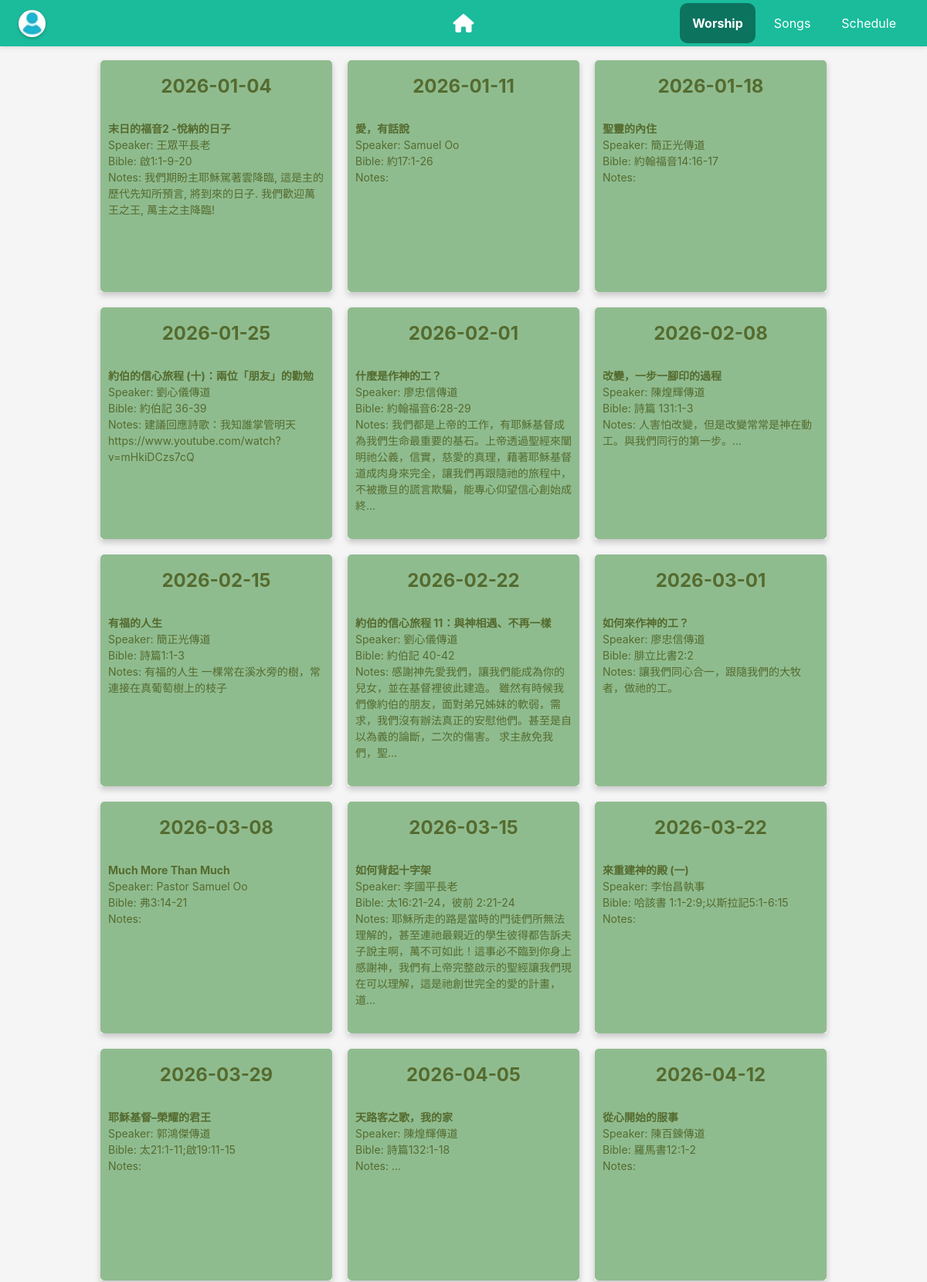
Screenshot of /worship (upper part) with the database file from the repository.
### tables this page shows
CREATE TABLE "sermon" (sermon_id INTEGER PRIMARY key, title text, speaker text, bible_verse text, keyword text, outline text, lang text, updated text default CURRENT_TIMESTAMP, date text);

CREATE TABLE "worship" (worship_id INTEGER PRIMARY KEY, title text, notes text, scheduled_date text, sermon_id int);

### web/index.py (the view)
@app.route("/worship")
def worship_home():
	sundays = Tools.allsundays()
	worship = Utils.worship_list()
	worship = [{'date': x, 'worship': next((y for y in worship if y['date'] == x), -1)} for x in sundays[1]]
	return render_template('worship/worship.html', worship=worship, sundays=sundays)

### app/db.py (called while the page is built)
def run(sql, db_name="worship.db"):
    return __execute(sql, para=None, db_name=db_name)

def run_para(sql, para, db_name="worship.db"):
    if type(para) is not list:
        para = [para]
    return __execute(sql, para=para, db_name=db_name)

def __execute(sql, db_name, para=None):
    try:
        con = open(db_name)
        cur = con.cursor()
        if para:
            result = cur.execute(sql, para).fetchall()
        else:
            result = cur.execute(sql).fetchall()
        con.commit()
        return result
    except Exception as e:
        print('error', e)
        return e
    finally:
        close()

def open(db_name):
    con = _connect_db(db_name)
    return con

def close():
    try:
        con.close()
        return None
    except Exception as e:
        return e

def _connect_db(db_name):
    path = os.path.dirname(os.path.dirname(os.path.realpath(__file__)))
    con = sqlite3.connect(os.path.join(path, 'db', db_name))
    return con

### app/tools.py (called while the page is built)
def allsundays():
    now = datetime.now()
    coming_sunday = (now + timedelta(days=6-now.weekday())).strftime("%Y-%m-%d")
    year = now.year
    d = date(year, 1, 1)
    d += timedelta(days = 6 - d.weekday())  # First Sunday
    sundays = []
    sundays.append(d.strftime("%Y-%m-%d"))
    while d.year == year:
        d += timedelta(days = 7)
        if d.year == year:
            sundays.append(d.strftime("%Y-%m-%d"))
    return [coming_sunday, sundays]

### app/utils.py (called while the page is built)
def get_worship_id(date):
    sql = "select worship_id from worship where scheduled_date = ?"
    r = dB.run_para(sql, date)[0]
    return r

### web/index.py (called while the page is built)
@app.after_request
def add_cache_headers(response):
    if request.path.startswith('/static/img/'):
        response.headers['Cache-Control'] = 'public, max-age=2592000, immutable'
    return response

@app.context_processor
def inject_worship_id():
    coming_sunday = __get_sundays()["sunday"]
    worship_id = Utils.get_worship_id(coming_sunday)[0]
    return dict(worship_id=worship_id)

def __get_sundays():
	sundays = Tools.allsundays()
	id = Utils.get_worship_id(sundays[0])[0]
	return dict(sunday=sundays[0], all=sundays[1], worship_id=id)

### web/templates/worship/worship.html (shortened to what this page needs)
{% extends 'base.html' %}
{% block content %}
<div class="worship_container">
    {% for w in worship %}
        <div class="worship-card">
            <div class="card-inner" date="{{ w.date }}">
                <div class="card-front">
                    <h3>{{ w.date }}</h3>
                    {% if w.worship %}
                        <div style="padding:10px;text-align:left;">
                            <b>{{ w.worship.sermon_title }}</b><br/>
                            Speaker: {{ w.worship.speaker }}<br/>
                            Bible: {{ w.worship.bible }}<br/>
                            Notes: {{ w.worship.notes|truncate(100) }}
                        </div>
                    {% endif %}
                </div>
                <div class="card-back" {% if w.worship %}name="{{ w.worship.worship_id }}"{% endif %}>
                    {% if w.worship %}
                        <div class="team-info">
                            <u><b>Worship Team</b></u><br/>
                            {% for team in w.worship.content %}
                                {% if team.user_name != '' and team.role != '' %}
                                    <b>{{ team.role }}:</b>&nbsp;{{ team.user_name }}<br/>
                                {% endif %}
                            {% endfor %}
                        </div>
                        <div class="overlay_btns">
                            <a href="{{ url_for('admin_info') }}">Info</a>
                            <button id="sermon_btn" name="{{ w.worship.worship_id }}">Edit</button>
                            <a href="{{ url_for('worship_songs_editor', id=w.worship.worship_id) }}">Songs</a>
                            <a href="{{ url_for('worship_notes', id=w.worship.worship_id) }}">Notes</a>
                            <button id="team_btn" name="{{ w.worship.worship_id }}">Teams</button>
                        </div>
                    {% else %}
                        <div class="overlay_btns">
                            <a href="{{ url_for('worship_songs_editor', id=w.worship.worship_id) }}">Songs</a>
                            <button id="team_btn" name="{{ w.worship.worship_id }}">Teams</button>
                        </div>
                    {% endif %}
                </div>
            </div>
        </div>
    {% endfor %}
</div>
{% endblock %}

### web/templates/base.html (shortened to what this page needs)
<!DOCTYPE html>
<html lang="en">
<head>
    <link href="/static/jquery-ui.css" rel="stylesheet">
    <link href="/static/css/global.css" rel="stylesheet">
    <link href="/static/css/layout.css" rel="stylesheet">
    <link href="/static/css/components.css" rel="stylesheet">
    <link rel="stylesheet" href="https://cdnjs.cloudflare.com/ajax/libs/font-awesome/6.4.0/css/all.min.css">
</head>
<body>
    {% if 'admin' in request.path and 'slides' not in request.path %}
        {% include 'partials/_admin_header.html' %}
    {% elif 'worship' in request.path or 'song' in request.path %}
        {% include 'partials/_worship_header.html' %}
    {% else %}
        {% include 'partials/_home_header.html' %}
    {% endif %}
    <main id="main-content" class="{% block main_class %}page-standard{% endblock %}">
        {% block content %}{% endblock %}
    </main>
</body>
</html>

### web/templates/partials/_worship_header.html (shortened to what this page needs)
<header id="header">
    <div id="profile">
        <a href="{{ url_for('profile') }}" id="profile-container" class="profile_bubble" style="display: none;">
            <img id="profile-img" src="" alt="Profile" style="width: 100%; height: 100%; object-fit: cover;">
        </a>
    </div>
    <a href="{{ url_for('index') }}" class="home-icon" aria-label="Home">
        <i class="fas fa-home"></i>
    </a>
    <nav class="navigation" id="main-nav">
        <a href="{{ url_for('worship_home') }}">Worship</a>
        <a href="{{ url_for('song_list') }}">Songs</a>
        <a href="{{ url_for('schedule') }}">Schedule</a>
    </nav>
</header>

### web/static/css/global.css (style rules this page uses)
:root { --primary-color: #1abc9c; --primary-color-dark: color-mix(in oklab, var(--primary-color), black 30%); --secondary-color: #c85550; --tertiary-color: #826fee; --text-light: #ffffff; --text-dark: #000000; --text-muted: #666666; --bg-light: #f5f5f5; --bg-white: #ffffff; --bg-dark: #000000; --border-color: #ddd; --error-color: #d32f2f; --success-color: #388e3c; --warning-color: #f57c00; --info-color: #1976d2; --header-height: 60px; --spacing-xs: 4px; --spacing-sm: 8px; --spacing-md: 16px; --spacing-lg: 24px; --spacing-xl: 32px; --font-family-base: -apple-system, BlinkMacSystemFont, "Segoe UI", Roboto, "Helvetica Neue", Arial, sans-serif; --font-size-base: 16px; --font-size-sm: 12px; --font-size-lg: 16px; --font-size-xl: 18px; --font-size-h1: 32px; --font-size-h2: 28px; --font-size-h3: 24px; --font-size-h4: 20px; --line-height-base: 1.5; --font-weight-normal: 400; --font-weight-bold: 700; --border-radius: 5px; --border-radius-lg: 10px; --shadow: 0 2px 5px rgba(0, 0, 0, 0.1); --shadow-lg: 0 4px 8px rgba(0, 0, 0, 0.2); --transition-default: all 0.3s ease; }
html { font-size: 16px; scroll-behavior: smooth; }
body { margin: 0; padding: 0; font-family: var(--font-family-base); font-size: var(--font-size-base); line-height: var(--line-height-base); color: var(--text-dark); background-color: var(--bg-light); }
h3 { font-size: var(--font-size-h3); font-weight: var(--font-weight-bold); margin: var(--spacing-md) 0; }
a { color: var(--primary-color); text-decoration: none; transition: color var(--transition-default); }
button { cursor: pointer; font-family: inherit; font-size: inherit; font-weight: var(--font-weight-bold); padding: var(--spacing-sm) var(--spacing-md); border: none; border-radius: var(--border-radius); background-color: #1abc9c; color: var(--text-light); transition: background-color var(--transition-default), transform var(--transition-default); }

### web/static/css/layout.css (style rules this page uses)
.page-standard { padding: var(--spacing-sm) var(--spacing-xl); }
header#header { background: var(--primary-color); color: var(--text-light); display: flex; align-items: center; justify-content: space-between; padding: 0 var(--spacing-lg); margin: 0; height: var(--header-height); width: 100%; box-sizing: border-box; box-shadow: var(--shadow); position: sticky; top: 0; z-index: 100; }
.navigation { display: flex; gap: var(--spacing-sm); margin: 0; padding: 0; list-style: none; }
.navigation a { color: var(--text-light); text-decoration: none; text-align: center; padding: 14px 16px; border-radius: var(--border-radius-lg); transition: color 0.3s ease, background-color 0.3s ease; font-size: var(--font-size-base); display: inline-block; }
.navigation a.active { background-color: var(--primary-color-dark); color: var(--text-light); font-weight: var(--font-weight-bold); }
#profile { display: flex; align-items: center; gap: var(--spacing-md); }
.profile_bubble { height: 35px; width: 35px; border-radius: 50%; color: var(--text-light); display: flex; align-items: center; justify-content: center; font-weight: var(--font-weight-bold); font-size: var(--font-size-sm); overflow: hidden; cursor: pointer; box-shadow: 0 2px 4px rgba(0, 0, 0, 0.2); text-decoration: none; background-color: var(--secondary-color); transition: transform 0.2s ease; }
.profile_bubble img { width: 100%; height: 100%; object-fit: cover; }
.home-icon { position: absolute; left: 50%; top: 50%; translate: -50% -50%; scale: 1; color: var(--text-light); font-size: 1.5rem; transition: scale 0.2s ease, opacity 0.2s ease; display: flex; align-items: center; justify-content: center; }

### rows the page displays
sermon: worship.sermon_title "末日的福音2 -悅納的日子", worship.speaker "王眾平長老", worship.bible "啟1:1-9-20"
worship: worship.notes "我們期盼主耶穌駕著雲降臨, 這是主的歷代先知所預言, 將到來的日子. 我們歡迎萬王之王, 萬主之主降臨!"
sermon: worship.sermon_title "愛，有話說", worship.speaker "Samuel Oo", worship.bible "約17:1-26"
sermon: worship.sermon_title "聖靈的內住", worship.speaker "簡正光傳道", worship.bible "約翰福音14:16-17"
sermon: worship.sermon_title "約伯的信心旅程 (十)：兩位「朋友」的勸勉", worship.speaker "劉心儀傳道", worship.bible "約伯記 36-39"
worship: worship.notes "建議回應詩歌：我知誰掌管明天 https://www.youtube.com/watch?v=mHkiDCzs7cQ"
sermon: worship.sermon_title "什麼是作神的工？", worship.speaker "廖忠信傳道", worship.bible "約翰福音6:28-29"
worship: worship.notes "我們都是上帝的工作，有耶穌基督成為我們生命最重要的基石。上帝透過聖經來闡明祂公義，信實，慈愛的真理，藉著耶穌基督道成肉身來完全，讓我們再跟隨祂的旅程中，不被撒旦的謊言欺騙，能專心仰望信心創始成終..."
sermon: worship.sermon_title "改變，一步一腳印的過程", worship.speaker "陳煌輝傳道", worship.bible "詩篇 131:1-3"
worship: worship.notes "人害怕改變，但是改變常常是神在動工。與我們同行的第一步。..."
sermon: worship.sermon_title "有福的人生", worship.speaker "簡正光傳道", worship.bible "詩篇1:1-3"
worship: worship.notes "有福的人生 一棵常在溪水旁的樹，常連接在真葡萄樹上的枝子"
sermon: worship.sermon_title "約伯的信心旅程 11：與神相遇、不再一樣", worship.speaker "劉心儀傳道", worship.bible "約伯記 40-42"
worship: worship.notes "感謝神先愛我們，讓我們能成為你的兒女，並在基督裡彼此建造。 雖然有時候我們像約伯的朋友，面對弟兄姊妹的軟弱，需求，我們沒有辦法真正的安慰他們。甚至是自以為義的論斷，二次的傷害。 求主赦免我們，聖..."
sermon: worship.sermon_title "如何來作神的工？", worship.speaker "廖忠信傳道", worship.bible "腓立比書2:2"
worship: worship.notes "讓我們同心合一，跟隨我們的大牧者，做祂的工。"
sermon: worship.sermon_title "Much More Than Much", worship.speaker "Pastor Samuel Oo", worship.bible "弗3:14-21"
sermon: worship.sermon_title "如何背起十字架", worship.speaker "李國平長老", worship.bible "太16:21-24，彼前 2:21-24"
worship: worship.notes "耶穌所走的路是當時的門徒們所無法理解的，甚至連祂最親近的學生彼得都告訴夫子說主啊，萬不可如此！這事必不臨到你身上 感謝神，我們有上帝完整啟示的聖經讓我們現在可以理解，這是祂創世完全的愛的計畫，道..."
sermon: worship.sermon_title "來重建神的殿 (一)", worship.speaker "李怡昌執事", worship.bible "哈該書 1:1-2:9;以斯拉記5:1-6:15"
sermon: worship.sermon_title "耶穌基督–榮耀的君王", worship.speaker "郭鴻傑傳道", worship.bible "太21:1-11;啟19:11-15"
sermon: worship.sermon_title "天路客之歌，我的家", worship.speaker "陳煌輝傳道", worship.bible "詩篇132:1-18"
worship: worship.notes "..."
sermon: worship.sermon_title "從心開始的服事", worship.speaker "陳百鍊傳道", worship.bible "羅馬書12:1-2"

### other values shown
{{ w.date }} "2026-01-04" "2026-01-11" "2026-01-18" "2026-01-25" "2026-02-01" "2026-02-08" "2026-02-15" "2026-02-22" "2026-03-01" "2026-03-08" "2026-03-15" "2026-03-22" "2026-03-29" "2026-04-05" "2026-04-12"
